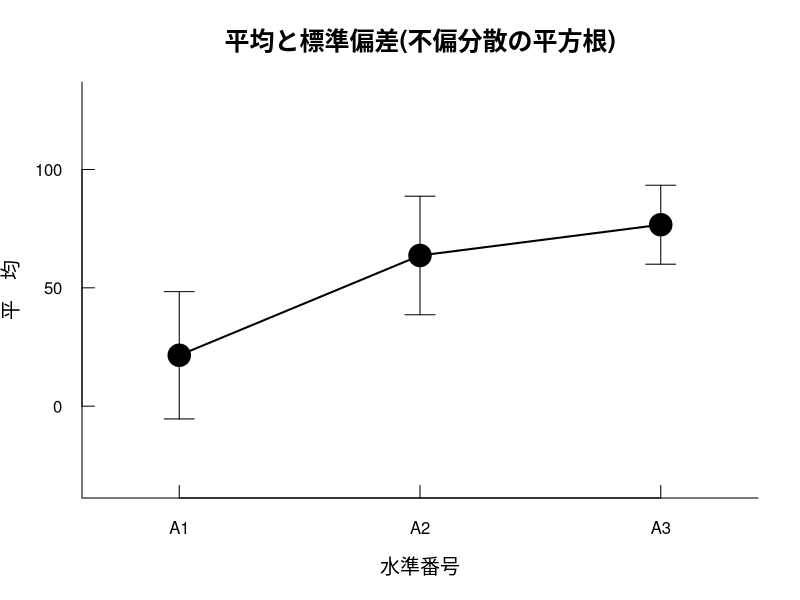
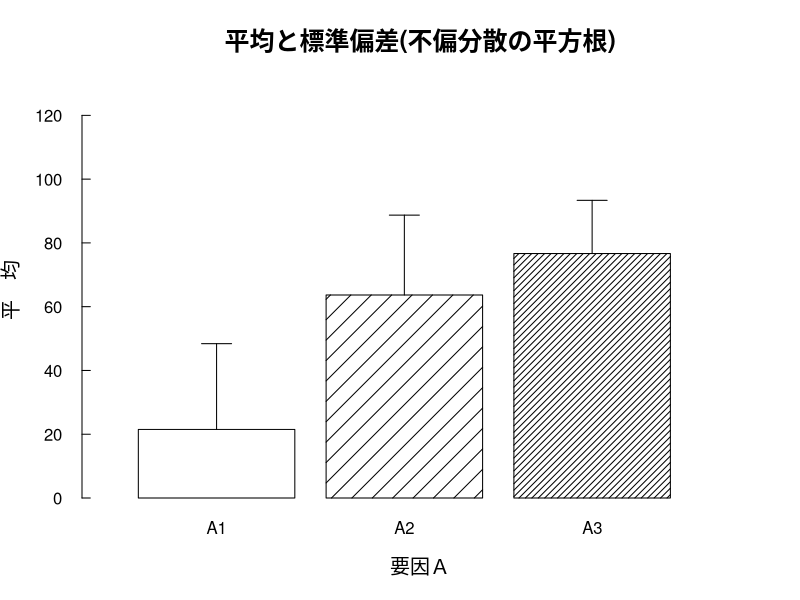
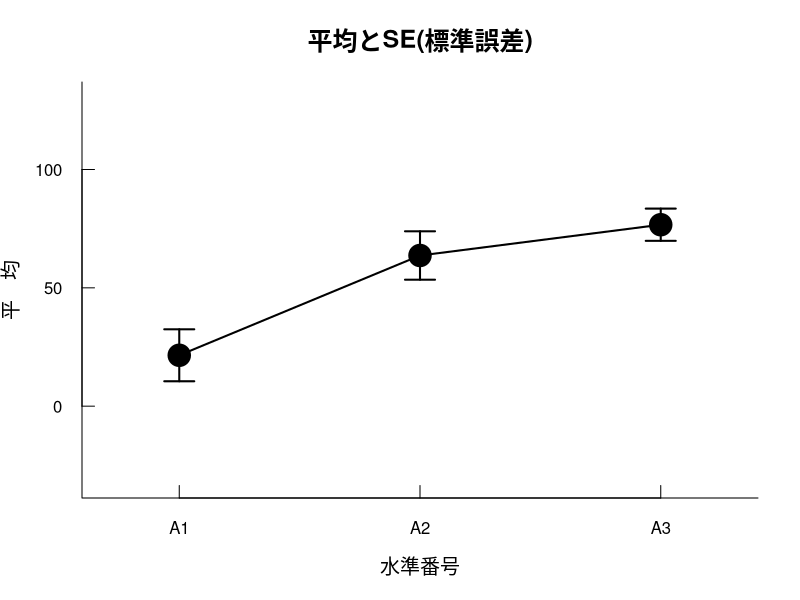
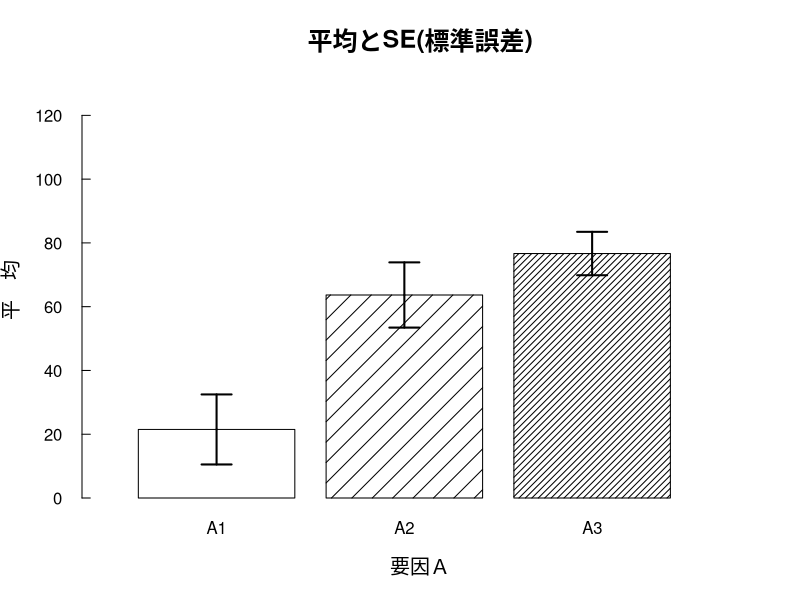

Reproduce these figures in R, in order.
##### 分散分析ｓＡ(１要因参加者内)

# パッケージ psych が必要

## js-STARの入力: sA
n    = c(6,6,6)

levA = 3

data = c(
 24, 16, 53,
 13, 82, 90,
 11, 80, 98,
 0, 59, 76,
 74, 66, 80,
 7, 79, 63
)

taju="holm"  # BH, holm, b

## js-STARの入力おわり

## スタック
s = gl(mean(n), levA)
A = gl(levA, 1, n[1]*levA)
sA= data.frame(s, A, data)
N = mean(n)

## 基本統計量
Title="平均と標準偏差(不偏分散の平方根)"
library( psych )
tx0=c(); txD=c()
for( i in 1:levA )
{
 kx= describe(subset(sA,A==i)$data )
 tx0= c(tx0, kx$n,kx$mean,kx$sd,kx$min,kx$max )
 txD= rbind(txD, kx[1,c(5,10:13)] )
}
tx0= matrix(round(tx0,4), nc=5,by=1 )
rownames(tx0)= paste("A.",1:levA, sep="" )
colnames(tx0)= c("   n","    Mean","     SD","   Min","   Max" )
rownames(txD)= rownames(tx0)
colnames(txD)= 
colnames(txD)= c("Median","Range","歪度","尖度","SE" )
hk=tx0[ ,2]; sd=tx0[ ,3]

## 作図
suij= 1:levA # 水準番号
bai=2 # ｙ軸の拡幅倍率

for( L in 1:2 )
{
if( L==1 ) Sd=sd else { Sd=txD[,5]; Title="平均とSE(標準誤差)" }
windows() # ライン図
xjik= c(1-.3, levA+.3) # ｘ軸の拡幅
yjik= c(min(hk)-max(sd)*bai,max(hk)+max(sd)*bai)
plot(suij,hk, bty="l",xli=xjik,yli=yjik,
  tck=0.03,  # 目盛り突起
  las=1,     # 目盛り正立
  xlab="水準番号", ylab="平　均",
  xaxt="n",
  main=Title, cex.main=1.5,cex.lab=1.2 )

meisho=paste("A",1:levA,sep="")
axis(side=1, at=1:levA, tck=0.03,labels=meisho )
arrows(suij,hk, suij,hk+Sd, lwd=L,ang=90,len=0.15 )
arrows(suij,hk, suij,hk-Sd, lwd=L,ang=90,len=0.15 )
lines (suij,hk, lwd=2,col=1)
points(suij,hk, pch=21,cex=3,bg=1 )

windows() # バー図
mitsdo= c(0:(levA-1))*10*log(1:levA) # バーの斜線密度
xjik= c(0,   levA+1) # ｘ軸の拡幅：levA+1
shoh= min(min(hk),0) # 最小平均か,ゼロ
dais= max(sd)        # 最大ＳＤ
yjik=c(shoh+dais*bai*sign(shoh),max(hk)+dais*bai) # ｙ軸の範囲

antx= barplot(hk, xli=xjik, yli=yjik,
 las=1, tck=0.02,     # ｙ軸の目盛
 col=1, den=mitsdo,   # バー斜線密度
 names.arg=paste("A",1:levA,sep=""),
 xlab="要因Ａ", # ｘ軸ラベル名
 ylab="平　均", # ｙ軸ラベル名
 main=Title, cex.main=1.5, cex.lab=1.2 )
arrows(antx,hk, antx,hk+Sd*sign(hk),lwd=L,ang=90,len=0.15 )
if(L==2) arrows(antx,hk,antx,hk-Sd*sign(hk),lwd=L,ang=90,len=0.15 )
}

# ANOVA
NAM="要因Ａ"
kx= anova(lm(data~s+A,sA) )
SS=kx$S; DF=kx$D; MS=kx$M; Fch=kx$F; Pch=kx$P
eta= SS[2]/sum(SS[2:3])
tx1= c()
tx1= matrix(round(c(SS,DF,MS,Fch,Pch,NA,eta,NA),4), nc=6 )
rownames(tx1)= c("  ｓ",NAM,"ｓ×Ａ" )
colnames(tx1)= c("SS","df","MS","Ｆ","ｐ","   ηp2" )
Fch=Fch[2]; Pch=Pch[2]

tx3= c() # 多重比較
if( Pch<0.10 & levA>2 )
{
 kx= pairwise.t.test(sA$data,sA$A,p.ad=taju, pair=1 )
 tx3= round(kx$p.v, 4)
 dimnames(tx3)= list(paste("A.",2:levA,sep=""),paste("A.",1:(levA-1),sep="") )
}

# hkR
dmat= matrix(data,nc=levA, by=1 )
rmat= cor(dmat)
keis= c()
for(x in 1:(levA-1)){ for(y in (x+1):levA) keis=c(keis,rmat[x,y] ) }
hkR= tanh( sum(nrow(dmat)*atanh(keis)) /( nrow(dmat)*length(keis) ) ) # Fisher.Z
if( sum(rmat<0)==0 | (sum(rmat<0)>0 & sum(rmat>0)==levA) ) mixR=0 else mixR=1
tmp= paste("A",1:levA, sep="" )
dimnames(rmat)= list(tmp,tmp)

# 球面性
lmod= lm(dmat~1)
kx= mauchly.test(lmod, X=~1 )
MsW=kx$stat; MsP=kx$p.va
kx= anova(lmod,X=~1,test="Spherical" )
eps= as.numeric(substr(attributes(kx)$head[5:6],29,34) )
tx9= c()
tx9= matrix(round(c(MsW,MsP,eps), 4), nc=4 )
rownames(tx9)="要因Ａ"
colnames(tx9)= c("Mauchly's W","   ｐ値","  G-G_ε"," H-F_ε" )

crP= c()
eps[ eps>1 ]=1
GGp= pf(Fch,DF[2]*eps[1],DF[3]*eps[1],low=0 )
HFp= pf(Fch,DF[2]*eps[2],DF[3]*eps[2],low=0 )
crP= matrix(round(c(DF[2],Fch,Pch,GGp,HFp),4),nc=5 )
rownames(crP)= NAM
colnames(crP)= c("df","Ｆ","ｐ"," G-G_ｐ"," H-F_ｐ")

# パワ
ESf= sqrt(eta/(1-eta) )
NCP= ESf^2*N*levA
PWz=c(); PWr=c()
d1=DF[2]; d2=DF[3]
crF= qf(0.95,d1,d2 )
PWz= 1-pf(crF,d1,d2,NCP )
PWr= 1-pf(crF,d1,d2,NCP*( 1/(1-abs(hkR)) ))
tx2= c()
tx2= matrix(round(c(ESf,PWz,PWr,hkR),4), nc=4 )
rownames(tx2)= NAM
colnames(tx2)= c("効果量ｆ"," 検出力0"," 検出力r"," 水準間相関")
if( mixR>0 ) Pow=PWz else Pow=PWr


# ■結果の書き方
PV= function(x) floor(x*1000)/1000
txt=c()
if( sum(sd==0)>0 ) txt="※分散=0 の水準があります。全データが同じ値です。以下の分析は信頼性がありません。\n\n"
Tari=0 # 多重あり
fuki= paste(" (F(",d1,",",d2,")=",round(Fch,3),", p=",PV(Pch),", ηp2=",round(eta,3),", 1-β=",round(Pow,3),")。", sep="" )
if( Pch<0.05 ) tmp="であった" else
if( Pch<0.10 ) tmp="傾向であった" else tmp="でなかった"
txt= paste(txt, "　各水準の○○得点について基本統計量をTable(tx0) or Fig.■に示す。\n　分散分析の結果 (Table(tx1)参照)，",NAM,"は有意",tmp,fuki, sep="" )

goku=""
if( Pch<0.10 )
{
 if( Pow<0.70 ){ goku="ただし"; tmp="不十分であり，信頼性が低い。" } else
 if( Pow<0.76 ) tmp="やや低いが0.70以上あり不十分ではない。" else
 if( Pow<0.80 ) tmp="ほぼ十分といえる。" else tmp="十分である。"
 txt= paste(txt, goku,"検出力 (1-β) は",tmp, sep="" )
 if( mixR>0 ) tmp="水準間の相関係数に正負が混在していたため平均相関を0と仮定し" else tmp="Fisherの重み付きZ変換値による平均相関を用いて"
 txt= paste(txt, "なお検出力の値は",tmp,"算出した。", sep="" )

if( levA>2 )
{
shus= 0
if( is.nan(MsP)==1 ){ tmp="計算不能であった"; MsP=NA; shus=shus+1 } else
  { if( MsP>=0.05 ) tmp="有意でなかったことを確認した" else { tmp="有意であった"; shus=shus+1 } }
fuki= paste(" (Mauchly's W=",round(MsW,3),", p=",PV(MsP),")。", sep="" )
txt= paste(txt, "\n　参加者内誤差についてMauchlyの球面性検定を行った結果 (Table(tx9)参照)，",tmp,fuki, sep="" )
if( (MsP<0.05 | is.na(MsP)>0) & shus>0 )
  {
   crp=crP[4]; fuki=""; ika=""
   if( crp<0.10 ){ tmp="であることを確認した"; if(crp>0.05) fuki="傾向" } else { tmp="性を得られなかった"; ika="以下，参考までに分析を進める。" }
   txt= paste(txt, "このためGreenhouse-Geisserの自由度調整係数による修正検定を行った結果 (Table(crP)参照)，",NAM,"は有意",fuki,tmp," (G-G corrected p=",PV(crp),")。",ika, sep="" )
  }
} # if(levA>)

if( levA==2 )
{
 if( hk[1]>hk[2] ) tmp="大きい" else tmp="小さい"
 if( Pch>0.05 ) fuki="傾向がある" else fuki=""
 txt= paste(txt, "\n　したがって，A1の平均",round(hk[1],3),"がA2の平均",round(hk[2],3),"よりも有意に",tmp,fuki,"ことが見いだされた。", sep="" )
} else {
 Tari= 1
 okjun= c()
 okjun= order(rownames(tx0)[ rank(tx0[,2]) ], decreasing=1 )
 fuki=c(); tmp=c( rep(",",levA-1), "" ) # 区切り
 for(i in 1:levA) fuki=paste(fuki,"A",okjun[i],tmp[i], sep="" )
 txt= paste(txt, "\n　対応のあるｔ検定を用いた多重比較 (α=0.05, 両側検定) を行った結果 (Table(tx3)参照)，", sep="" )
 kazu= sum(tx3<0.10, na.rm=1 )
 minP= min(tx3, na.rm=1)
 if( kazu<1 ) txt= paste(txt, "どの水準の平均の間にも有意差は見いだされなかった（adjusted ps>",PV(minP),")。", sep="" ) else
 { #####
txt= paste(txt, "平均の大きい順 (",fuki,") に記述すると，", sep="" )
owa= 0
for(i in 1:(levA-1))
  {
   if( owa==0 )
  {
   if( i==2 ) mata="また，" else mata=""
   hk1= round(hk[okjun[i]], 3 )
   txt= paste(txt, mata,"水準A",okjun[i],"の平均",hk1,"は", sep="" )
   yuiP=c(); sumi=0
for(j in (i+1):levA)
  {
   if( sumi==0 )
  {
   gyo=okjun[j]; rez=okjun[i]
   if( gyo>rez ) adP=tx3[gyo-1,rez] else adP=tx3[rez-1,gyo]
   if( adP<0.10 )
{
 keko="い傾向があ"; if( adP<0.05 ) keko="か"
 if( i+1<j )
   {
    kt=1+(i-1)*3; bs=j-i-1; aida=substr(fuki,kt+3*1,1+kt+3*bs )
    kazu=length(yuiP); if(kazu>1) goku="ps>" else goku="p="
    txt= paste(txt, aida,"の平均と有意差がなく (adjusted ",goku,PV(yuiP[kazu]),")，次の", sep="" )
   }
 hk2= round(hk[okjun[j]], 3 )
 tch= t.test(data~A, subset(sA, A==okjun[i] | A==okjun[j]), pair=1 )$stat
 txt= paste(txt,"A",okjun[j],"の平均",hk2,"よりも有意に大き",keko,"った (t(",N-1,")=",abs(round(tch,3)),", adjusted p=",PV(adP),")。", sep="" )
 sumi= 1
} else {
 yuiP= c(yuiP, adP )
 kazu=length(yuiP); if(kazu>1) goku="ps>" else goku="p="
 if( j==levA ){ txt=paste(txt, "以降の平均と有意差がなかった (adjusted ",goku,PV(yuiP[kazu]),")。", sep="" ); owa=1 }
}
   }  }  }  } # for(i)(j)
 } #####
} # if(levA)
} # if(Pch)

if( taju=="BH" ) TAJ="Benjamini & Hochberg (1995) "
if( taju=="holm" ) TAJ="Holm"
if( taju=="b" ) TAJ="Bonferroni"
if( Tari>0 ) txt= paste(txt, "
　以上のp値の調整には",TAJ,"の方法を用いた。", sep="" )
txt= paste(txt,"\n",sep="")

if( Tari>0 & taju=="BH" ){ txt=paste(txt, "\n［引用文献］\n",
"Benjamini, Y., & Hochberg, Y. (1995). Controlling the false discovery rate: A practical and powerful approach to multiple testing. Journal of the Royal Statistical Society Series B, 58, 289-300.\n", sep="" ) }
H=matrix(0,nr=1)
rownames(H)=""
colnames(H)=paste(" (多数回検定時のｐ値調整は",taju,"法による) ", sep="" )

txt= paste(txt, "\n\n⇒正規分布が仮定できない場合，または水準間の球面性が仮定できない場合は下の記述を参照あるいは追加してください。\n", sep="" )
kx= friedman.test(data~A|s, sA )
pc= kx$p.va
fuki= paste(" (χ2(",kx$para,")=",round(kx$stat,3),", p=",PV(pc),")。", sep="" )
if( pc<0.05 ) tmp="であった" else 
if( pc<0.10 ) tmp="傾向であった" else tmp="でなかった"
txt= paste(txt, "\n　Friedmanの順位和検定 (rank sum test) を行った結果，各水準の順位和の差は有意",tmp,fuki, sep="" )
if( pc<0.10 & levA>2 ) txt=paste(txt, "Wilcoxonの符号化順位検定を用いた多重比較の結果は，Table(オプションのWilcox多重比較)の通りである (データにタイがある場合ｐ値は近似値)。p値の調整には",TAJ,"の方法を用いた。", sep="" )
txt= paste(txt,"\n",sep="" )
fgoT=function()
{
 options(warn=-1 )
 round(pairwise.wilcox.test(sA$data,sA$A,p.ad=taju,pair=1)$p.va, 4 )
}
TesT= function(水準=1,相手=2)
{
 tx= t.test(data~A,subset(sA,A==水準 | A==相手), pair=1 )
 ttx= paste("t(",N-1,")=",abs(round(tx$stat,4)),", non-adjusted p=",round(tx$p.va,4),"(両側)\n", sep="" )
 cat(ttx)
}

options(digits=5)
options(scipen=5)
##############################
#
#   分散分析 ｓＡ-design
#   １要因  参加者内計画
#
H#############################
tx0 # 基本統計量（SD=不偏分散の平方根）
# 歪度,尖度,SEなどは『オプション』参照

tx1 # 分散分析ｓＡ
    # 効果量ηp2 は偏イータ２乗

tx2 # 効果量ｆと検出力(1-β)
# 検出力0：水準間相関=0 (正負混在の場合)
# 検出力r：水準間相関=r (標本値から算出)

tx3 # ｔ検定による多重比較の調整後ｐ値

tx9 # 球面性検定（df=1は不要）と自由度調整係数ε
crP # 球面性検定が有意のときの修正ｐ値
    # ■参加者数Ｎ≦10なら H-F_ｐ参照可

cat(txt) # 結果の書き方

# ■オプション：［↑］⇒行頭の♯を消す⇒［Enter］
# windows();boxplot(data~A,sA) # 箱ひげ図
# txD # Median,歪度,尖度,SEなど
# round(rmat,3) # 相関行列
# fgoT()        # Wilcox多重比較(調整後ｐ値)
# TesT(水準=1, 相手=2 ) # 任意の２水準のｔ検定
# write(txt,file.choose(),ap=T) # 結果のファイル保存

# _/_/_/ Powered by js-STAR _/_/_/
